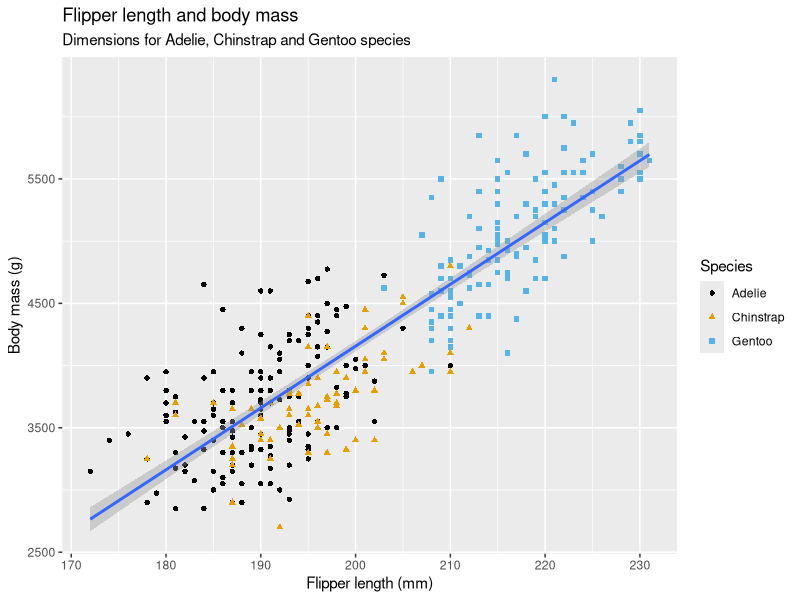
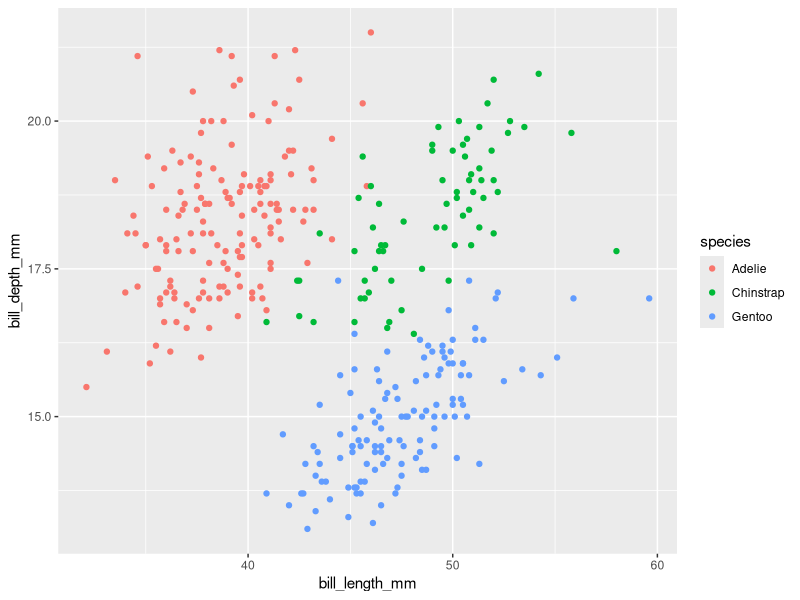
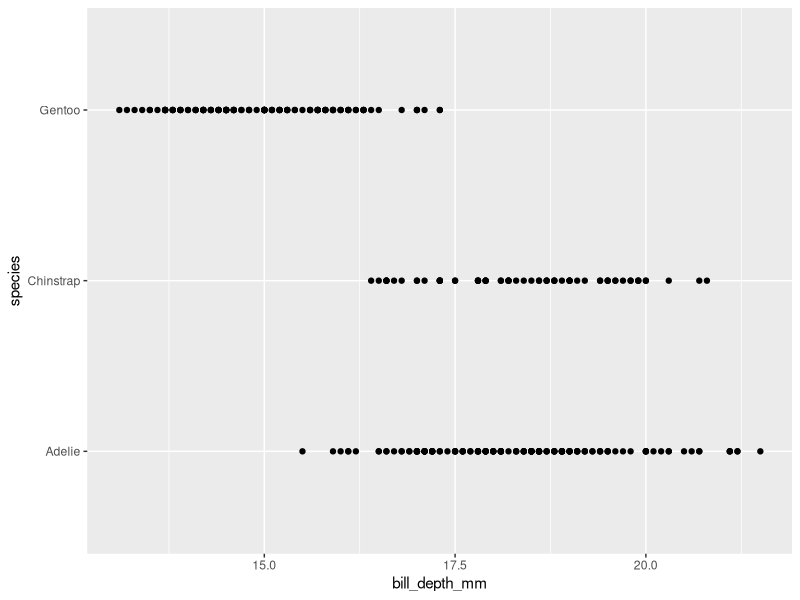
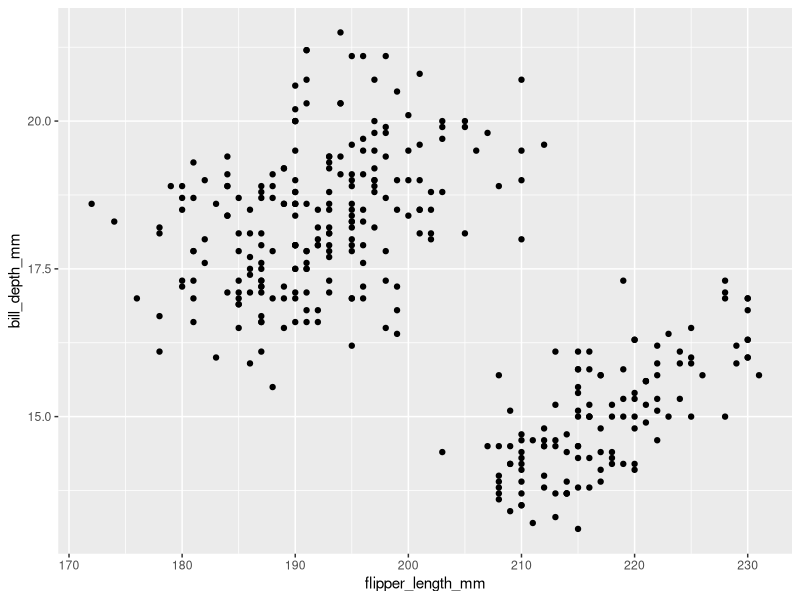
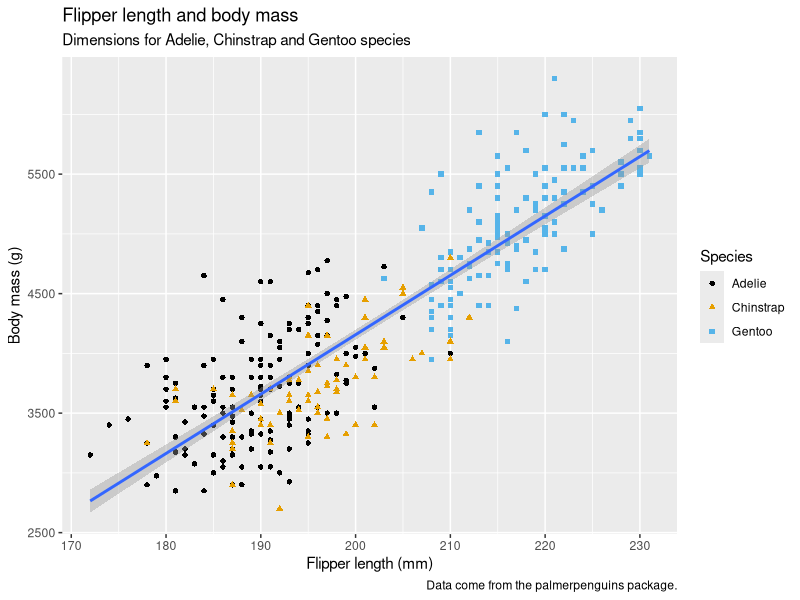
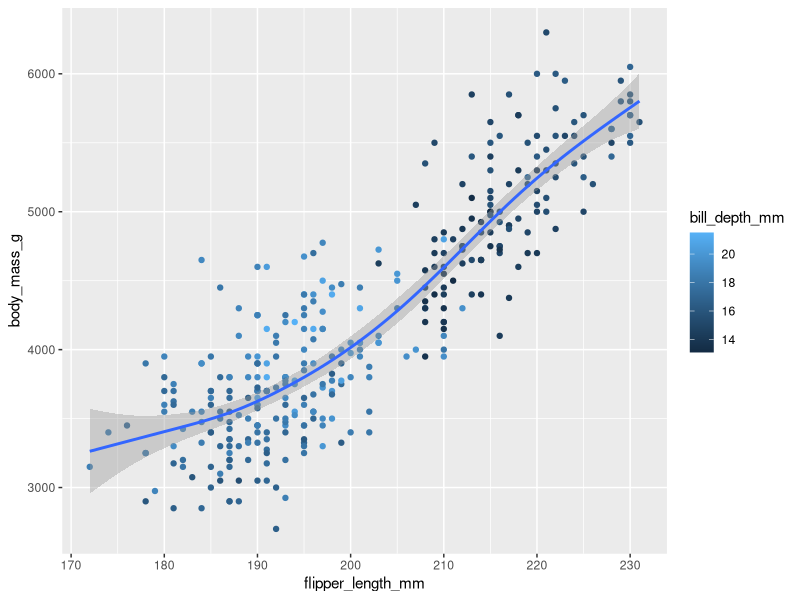
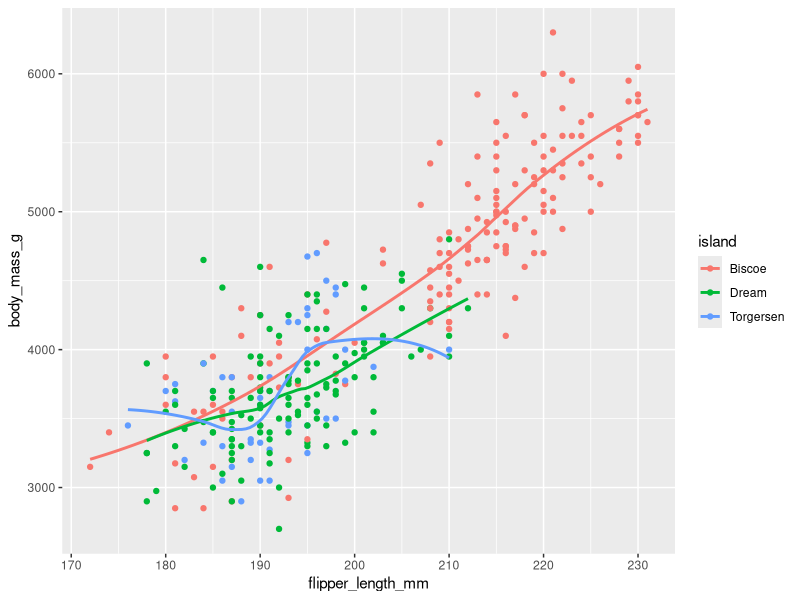
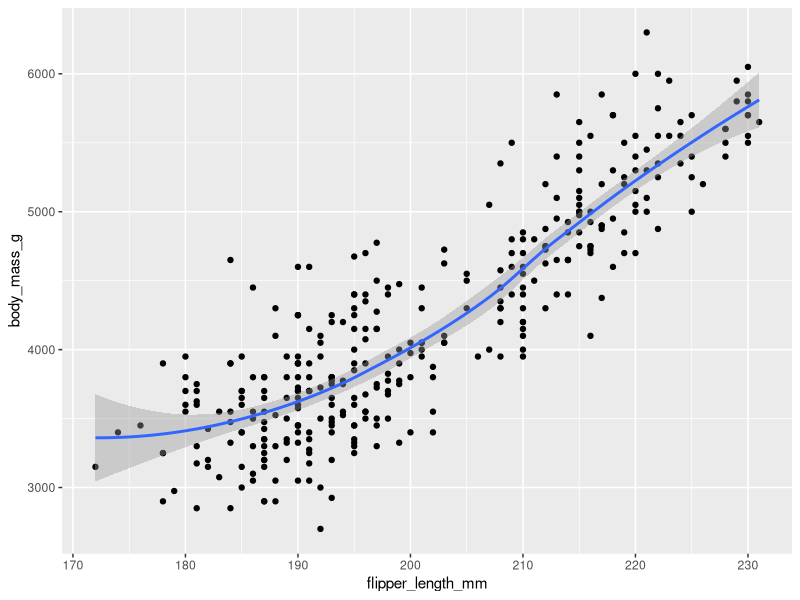

These figures' R source, in order:
## ---- chunk 1
# Knitr chunk options
knitr::opts_chunk$set(
	echo = TRUE,
	fig.align = "center",
	message = FALSE,
	warning = FALSE
)
## ---- chunk 2
library(tidyverse)
library(palmerpenguins)
library(ggthemes)
## ---- chunk 3
head(penguins)
## ---- chunk 4
# ggplot function defines data source and global mapping attributes
ggplot(
  data = penguins,
  mapping = aes(
    x = flipper_length_mm,
    y = body_mass_g
  )
) +
  # geom functions define the plot type and local mapping attributes
  geom_point(
    mapping = aes(
      colour = species,
      shape = species
    )
  ) +
  geom_smooth(method = "lm") +
  # labs adds labels
  labs(
    title = "Flipper length and body mass",
    subtitle = "Dimensions for Adelie, Chinstrap and Gentoo species",
    x = "Flipper length (mm)",
    y = "Body mass (g)",
    shape = "Species",
    colour = "Species"
  ) +
  # colour theme from ggthemes package
  scale_color_colorblind()
## ---- chunk 5
nrow(penguins)
ncol(penguins)
## ---- chunk 6
?penguins
## ---- chunk 7
ggplot(
  penguins,
  aes(
    x = bill_length_mm,
    y = bill_depth_mm,
    colour = species
  )
) +
  geom_point()
## ---- chunk 8
ggplot(
  penguins,
  aes(
    x = bill_depth_mm,
    y = species
  )
) +
  geom_point()
## ---- chunk 9
ggplot(
  penguins,
  aes(x = flipper_length_mm,
      y = bill_depth_mm)
) +
  geom_point(na.rm = TRUE)
## ---- chunk 10
# ggplot function defines data source and global mapping attributes
ggplot(
  data = penguins,
  mapping = aes(
    x = flipper_length_mm,
    y = body_mass_g
  )
) +
  # geom functions define the plot type and local mapping attributes
  geom_point(
    mapping = aes(
      colour = species,
      shape = species
    )
  ) +
  geom_smooth(method = "lm") +
  # labs adds labels
  labs(
    title = "Flipper length and body mass",
    subtitle = "Dimensions for Adelie, Chinstrap and Gentoo species",
    caption = "Data come from the palmerpenguins package.",
    x = "Flipper length (mm)",
    y = "Body mass (g)",
    shape = "Species",
    colour = "Species"
  ) +
  # colour theme from ggthemes package
  scale_color_colorblind()
## ---- chunk 11
ggplot(
  penguins,
  aes(
    x = flipper_length_mm,
    y = body_mass_g,
    colour = bill_depth_mm
  )
) +
  geom_point() +
  geom_smooth(
    method = "gam"
  )
## ---- chunk 12
ggplot(
  data = penguins,
  mapping = aes(x = flipper_length_mm, y = body_mass_g, color = island)
) +
  geom_point() +
  geom_smooth(se = FALSE)
## ---- chunk 13
ggplot(
  data = penguins,
  mapping = aes(x = flipper_length_mm, y = body_mass_g)
) +
  geom_point() +
  geom_smooth()

ggplot() +
  geom_point(
    data = penguins,
    mapping = aes(x = flipper_length_mm, y = body_mass_g)
  ) +
  geom_smooth(
    data = penguins,
    mapping = aes(x = flipper_length_mm, y = body_mass_g)
  )
## ---- chunk 14
penguins |> 
  ggplot(
    aes(
      x = species
    )
  ) +
  geom_bar()
## ---- chunk 15
penguins |> 
  ggplot(
    aes(
      x = fct_infreq(species)
    )
  ) +
  geom_bar()
## ---- chunk 16
penguins |> 
  ggplot(
    aes(x = body_mass_g)
  ) +
  geom_histogram(
    binwidth = 200
  )
## ---- chunk 17
penguins |> 
  ggplot(
    aes(x = body_mass_g)
  ) +
  geom_density()
## ---- chunk 18
penguins |> 
  ggplot(
    aes(y = species)
  ) +
  geom_bar()
## ---- chunk 19
ggplot(penguins, aes(x = species)) +
  geom_bar(color = "red")

ggplot(penguins, aes(x = species)) +
  geom_bar(fill = "red")
## ---- chunk 20
penguins |> 
  ggplot(
    aes(x = body_mass_g)
  ) +
  geom_histogram(
    bins = 25
  )
## ---- chunk 21
diamonds |> 
  ggplot(
    aes(x = carat)
  ) +
  geom_histogram(
    binwidth = 0.01
  )
## ---- chunk 22
penguins |> 
  ggplot(
    aes(
      x = species,
      y = body_mass_g
    )
  ) +
  geom_boxplot()
## ---- chunk 23
penguins |> 
  ggplot(
    aes(
      x = body_mass_g,
      colour = species,
      fill = species
    )
  ) +
  geom_density(
    alpha = 0.5
  )
## ---- chunk 24
penguins |> 
  ggplot(
    aes(
      x = island,
      fill = species
    )
  ) +
  geom_bar()
## ---- chunk 25
penguins |> 
  ggplot(
    aes(
      x = island,
      fill = species
    )
  ) +
  geom_bar(
    position = "fill"
  )
## ---- chunk 26
penguins |> 
  ggplot(
    aes(
      x = flipper_length_mm,
      y = body_mass_g
    )
  ) +
  geom_point()
## ---- chunk 27
penguins |> 
  ggplot(
    aes(
      x = flipper_length_mm,
      y = body_mass_g
    )
  ) +
  geom_point(
    aes(
      colour = species,
      shape = island
    )
  )
## ---- chunk 28
penguins |> 
  ggplot(
    aes(
      x = flipper_length_mm,
      y = body_mass_g
    )
  ) +
  geom_point(
    aes(
      colour = species
    )
  ) +
  facet_wrap(~island)
## ---- chunk 29
glimpse(mpg)
## ---- chunk 30
mpg |> 
  ggplot(
    aes(
      x = hwy,
      y = displ,
      colour = drv,
      size = cty,
      shape = fl
    )
  ) +
  geom_point()
## ---- chunk 31
mpg |> 
  ggplot(
    aes(
      x = hwy,
      y = displ,
      linewidth = drv
    )
  ) +
  geom_point()
## ---- chunk 32
mpg |> 
  ggplot(
    aes(
      x = displ,
      y = cty,
      colour = manufacturer,
      shape = manufacturer
    )
  ) +
  geom_point()
## ---- chunk 33
penguins |> 
  ggplot(
    aes(
      x = bill_depth_mm,
      y = bill_length_mm
    )
  ) +
  geom_point(
    aes(
      colour = species
    )
  )

penguins |> 
  ggplot(
    aes(
      x = bill_depth_mm,
      y = bill_length_mm
    )
  ) +
  geom_point() +
  facet_wrap(~species)
## ---- chunk 34
ggplot(
  data = penguins,
  mapping = aes(
    x = bill_length_mm, y = bill_depth_mm, 
    color = species, shape = species
  )
) +
  geom_point() +
  labs(color = "Species", shape = "Species")
## ---- chunk 35
ggplot(penguins, aes(x = island, fill = species)) +
  geom_bar(position = "fill")
ggplot(penguins, aes(x = species, fill = island)) +
  geom_bar(position = "fill")
## ---- chunk 36
ggplot(mpg, aes(x = class)) +
  geom_bar()
ggplot(mpg, aes(x = cty, y = hwy)) +
  geom_point()
ggsave("plots/mpg-plot.png")
## ---- chunk 37
ggplot(mpg, aes(x = cty, y = hwy)) +
  geom_point()
ggsave(
  "plots/mpg-plot.pdf",
  device = "pdf"
)
